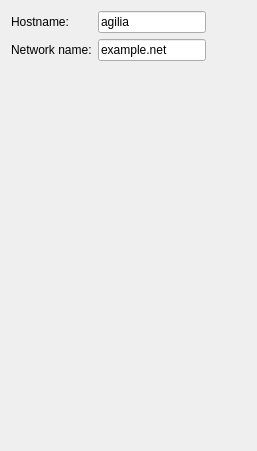
          <widget class="QWidget" name="tab">
           <attribute name="title">
            <string>Basic settings</string>
           </attribute>
           <layout class="QVBoxLayout" name="verticalLayout_17">
            <item>
             <layout class="QGridLayout" name="gridLayout_3">
              <item row="0" column="0">
               <widget class="QLabel" name="label_27">
                <property name="text">
                 <string>Hostname:</string>
                </property>
               </widget>
              </item>
              <item row="0" column="1">
               <widget class="QLineEdit" name="hostnameEdit">
                <property name="maximumSize">
                 <size>
                  <width>200</width>
                  <height>16777215</height>
                 </size>
                </property>
                <property name="text">
                 <string>agilia</string>
                </property>
               </widget>
              </item>
              <item row="0" column="2">
               <spacer name="horizontalSpacer_2">
                <property name="orientation">
                 <enum>Qt::Horizontal</enum>
                </property>
                <property name="sizeHint" stdset="0">
                 <size>
                  <width>40</width>
                  <height>20</height>
                 </size>
                </property>
               </spacer>
              </item>
              <item row="1" column="0">
               <widget class="QLabel" name="label_28">
                <property name="text">
                 <string>Network name:</string>
                </property>
               </widget>
              </item>
              <item row="1" column="1">
               <widget class="QLineEdit" name="netnameEdit">
                <property name="maximumSize">
                 <size>
                  <width>200</width>
                  <height>16777215</height>
                 </size>
                </property>
                <property name="text">
                 <string>example.net</string>
                </property>
               </widget>
              </item>
              <item row="1" column="2">
               <spacer name="horizontalSpacer_6">
                <property name="orientation">
                 <enum>Qt::Horizontal</enum>
                </property>
                <property name="sizeHint" stdset="0">
                 <size>
                  <width>40</width>
                  <height>20</height>
                 </size>
                </property>
               </spacer>
              </item>
             </layout>
            </item>
            <item>
             <spacer name="verticalSpacer_4">
              <property name="orientation">
               <enum>Qt::Vertical</enum>
              </property>
              <property name="sizeHint" stdset="0">
               <size>
                <width>20</width>
                <height>379</height>
               </size>
              </property>
             </spacer>
            </item>
           </layout>
          </widget>
